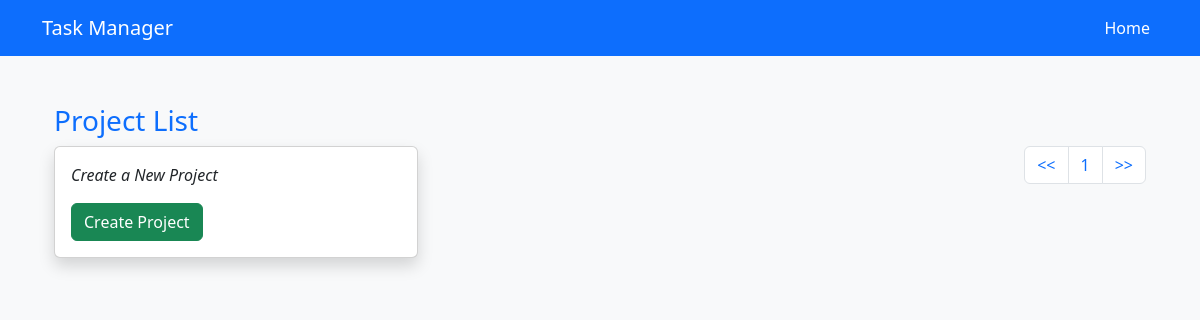
The page /projects/ on the database as committed earlier.
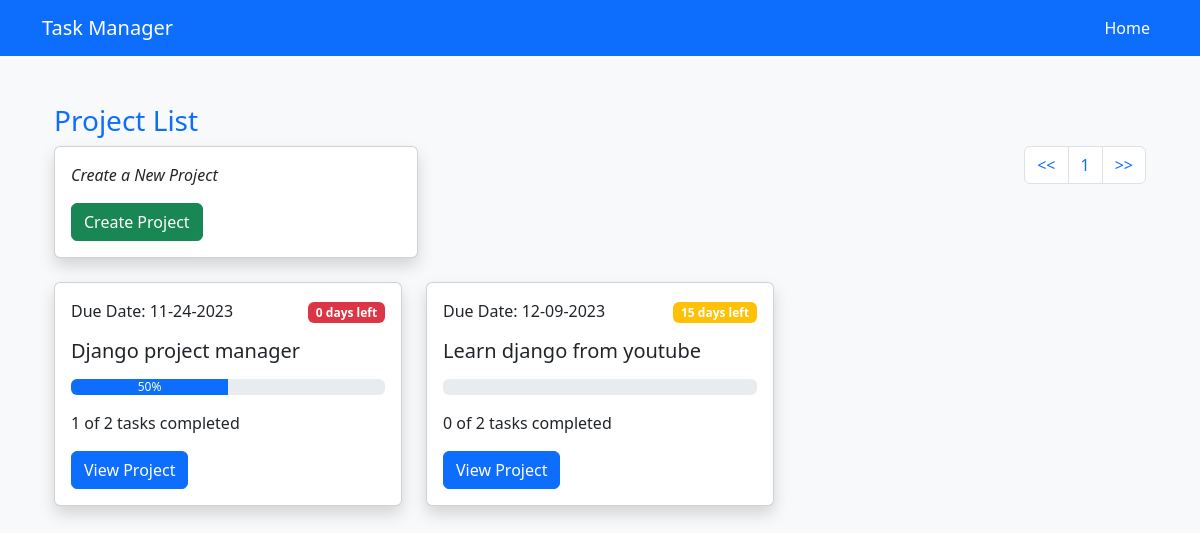
The same page on the database as committed later.
### task_list/models.py (models this page shows, shortened)
class Project(models.Model):
    title = models.CharField(max_length=255)
    description = models.TextField(blank=True)
    created_at = models.DateTimeField(auto_now_add=True)
    due_date = models.DateField(null=True, blank=True)

### task_list/views.py (the view)
# urls.py: path('', views.project_list, name='project_list'),
def project_list(request):
    projects = Project.objects.all()
    pagination = Paginator(projects, 3)
    page = request.GET.get('page')
    projectsObj = pagination.get_page(page)
    all_projects = []
    for project in projectsObj:
        data = {}
        data['item'] = project
        data['all'] = project.tasks.all().count()
        data['complete'] = project.tasks.filter(completed=True).count()
        data['incomplete'] = project.tasks.filter(completed=False).count()
        if data['all'] > 0:
           data['percent'] = round((data['complete'] / data['all']) * 100)
        else:
           data['percent'] = 0
        data['days_left'] = (project.due_date - datetime.date.today()).days
        all_projects.append(data)
    return render(request, 'project_list.html', {'projects': all_projects, 'pages': projectsObj})

### task_list/templates/project_list.html (shortened to what this page needs)
{% extends 'base.html' %} {% load humanize %} {% block content %}
<div class="container mt-5">
  <h3 class="text-primary">Project List</h3>
  <div class="d-flex justify-content-between flex-wrap">
    <div class="col-md-4 mb-4">
      <div class="card shadow">
        <div class="card-body">
          <p class="card-text">
            <em>Create a New Project</em>
          </p>
          <a href="{% url 'project_create' %}" class="btn btn-success"
            >Create Project</a
          >
        </div>
      </div>
    </div>
    <nav aria-label="Page navigation example">
      <ul class="pagination justify-content-end ms-auto">
        <li class="page-item"><a class="page-link" href="?page=1"><<</a></li>
        <li class="page-item">
          <a class="page-link" href="?page={{pages.number}}"
            >{{ pages.number}}</a
          >
        </li>
        <li class="page-item">
          <a class="page-link" href="?page={{pages.num_pages}}">>></a>
        </li>
      </ul>
    </nav>
  </div>
  <div class="row">
    {% for project in projects %}
    <div class="col-md-4 mb-4">
      <div class="card shadow">
        <div class="card-body">
          <span class="d-flex justify-content-between">
            <p class="card-text">
              Due Date: {{ project.item.due_date | date:"m-d-Y" }}
            </p>
            <p>
              {% if project.percent < 100 and project.days_left < 3 %}
              <span class="badge bg-danger"
                >{{ project.days_left }} days left</span
              >
              {% elif project.percent == 100 %}
              <span class="badge bg-info"
                >{{ project.days_left }} days left</span
              >
              {% elif project.percent < 100 and project.days_left > 5 %}
              <span class="badge bg-warning"
                >{{ project.days_left }} days left</span
              >
              {% endif %}
            </p>
          </span>
          <h5 class="card-title">{{ project.item.title }}</h5>
          <div class="progress mb-3 mt-3">
            <div class="progress-bar" style="width: {{project.percent}}%">
              {{project.percent}}%
            </div>
          </div>
          <p class="card-text">
            {{ project.complete }} of {{ project.all }} tasks completed
          </p>
          <a
            href="{% url 'project_detail' project_id=project.item.id %}"
            class="btn btn-primary"
            >View Project</a
          >
        </div>
      </div>
    </div>
    {% endfor %}
  </div>
</div>
{% endblock %}

### templates/base.html (shortened to what this page needs)
{% load static%}
<!DOCTYPE html>
<html lang="en">
  <head>
    <link
      href="https://cdn.jsdelivr.net/npm/bootstrap@5.2.3/dist/css/bootstrap.min.css"
      rel="stylesheet"
    />
  </head>
  <body class="bg-light">
    <nav class="navbar navbar-expand-lg bg-primary navbar-dark">
      <div class="container">
        <a class="navbar-brand" href="#"> Task Manager </a>
        <div class="collapse navbar-collapse" id="navbarSupportedContent">
          <ul class="navbar-nav ms-auto mb-2 mb-lg-0">
            <li class="nav-item">
              <a
                class="nav-link active"
                aria-current="page"
                href="{%url 'home'%}"
                >Home</a
              >
            </li>
          </ul>
        </div>
      </div>
    </nav>
    <div class="container">
      {% include "alert.html"%} {% block content %} {% endblock content %}
    </div>
  </body>
</html>

Rows that differ between the two databases and show on the page:
added Project: item.due_date "11-24-2023", days_left "0", item "Django project manager", percent "50", complete "1", all "2"
added Project: item.due_date "12-09-2023", days_left "15", item "Learn django from youtube", complete "0", all "2"
